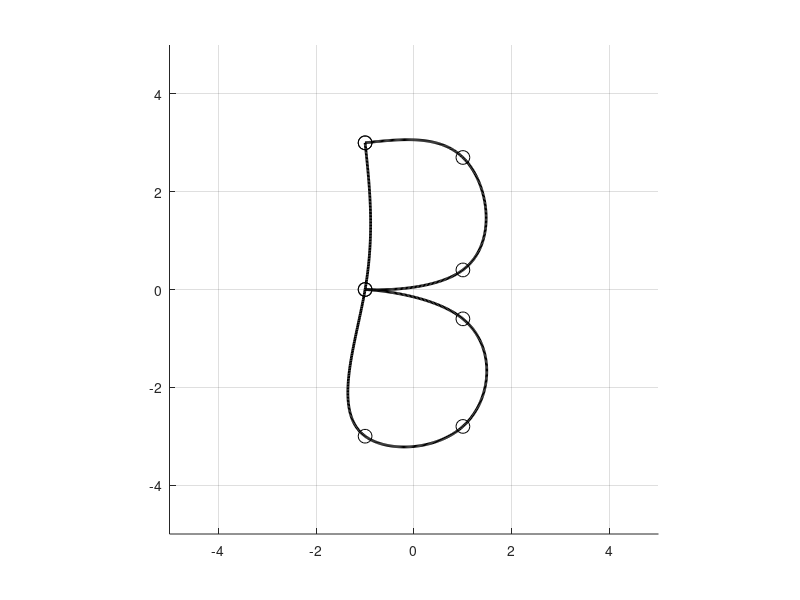

Source code (MATLAB):
% Splainu_interpoliavimas_2D_parametrinis
% Pele valdomos interpoliavimo tasku padetys

function main
clc,close all,clear all 
hL=[]; % busimu objektu valdikliu masyvas
f=figure; hold on; grid on
raide=1; % 0 raide S, 1 raide B
if raide == 0
    X=[ 0.3 -1  0  -0.5  -1.5 ]
    Y=[ 1.5 1  0 -1  -0.5 ]
else
    X=[ -1 1  1  -1 1  1 -1 -1 -1 ]
    Y=[ 3 2.7  0.4  0 -0.6  -2.8 -3 0 3]
end

% X=[-1  0  1  ]
% Y=[ 1  1  1  ]

global iper
iper=0;  % 0 - splainas laisvais galais 
         % 1 - periodinis splainas 

nP=length(X);
t(1)=0; for i=2:nP, t(i)=t(i-1)+norm([X(i) Y(i)]-[X(i-1) Y(i-1)]);  end
t

figure(1);axis([-5,5,-5,5]);axis equal;hold on;

% vaizduojame duotus taskus
for i=1:nP, 
    h(i)=plot(X(i), Y(i),'ko','ButtonDownFcn',@startDragFcn,'MarkerSize',10);
    % kas atliekama paspaudus peles klavisa, nurodoma funkcijoje startDragFcn
    % tasku objektu valdikliai issaugomi masyve h
end

set(f,'WindowButtonUpFcn',@stopDragFcn); % kas atliekama atleidus peles klavisa, nurodoma funkcijoje stopDragFcn

splainu_parametrinis_interpoliavimas(X,Y,t);  % interpoliuojame pagal ivestus taskus ir 
                                                   % nubraizome pradine kreive  
                                                   
%************************************************************************   
% Toliau programa laukia pertraukimo nuo peles klaviso, kuris inicijuja 
% startDragFcn arba stopDragFcn vykdyma. Jos savo ruoztu peles judesi susieja arba atsieja 
% su draggingFcn
%************************************************************************
                                                   
%-----------  vidines funkcijos ------------------
%  jos aprasomos anksciau, nei sutinkamas pagrindines funkcijos "end",
%  todel visi pagrindineje funkcijoje naudojami kintamieji matomi taip pat
%  ir vidinese funkcijose

function startDragFcn(varargin)
    % apraso, kas atliekama, kai paspaudziamas kairys peles klavisas
    set(gcf, 'WindowButtonMotionFcn',@draggingFcn); % nurodo funkcija, kuria reikia nuolat kviesti pelei judant
end

function draggingFcn(varargin)    
    % apraso, kas atliekama, kai pakinta pele valdomo objekto padetis
    
    pt=get(gca,'Currentpoint');  % perskaitoma nauja padetis
    set(gco,'xData',pt(1,1),'yData',pt(1,2)); % pakeiciamos objekto koordinates
    X(find(gco == h))=pt(1,1);   
    Y(find(gco == h))=pt(1,2);
    % kvieciame savo sukurta funkcija interpoliuojanciai kreivei apskaiciuoti: 
    splainu_parametrinis_interpoliavimas(X,Y,t);
    
end

function stopDragFcn(varargin)
    % apraso, kas atliekama, kai atleidziamas kairys peles klavisas
    set(gcf, 'WindowButtonMotionFcn','');% nurodo, kad atleidus peles klavisa peles judejimas nebeturi kviesti funkcijos
    
end

function splainu_parametrinis_interpoliavimas(X,Y,t)
nP=length(X) % interpoliavimo tasku skaicius
if ~isempty(hL), delete(hL); end
% 
% iper=1;  % 0 - splainas laisvais galais 
%          % 1 - periodinis splainas  
DDFX=splaino_koeficientai(t,X,iper);
DDFY=splaino_koeficientai(t,Y,iper);

for iii=1:nP-1  %------  ciklas per intervalus tarp gretimu tasku

nnn=100;
[SX,sss]=splainas(t(iii:iii+1),X(iii:iii+1),DDFX(iii:iii+1),nnn);
[SY,sss]=splainas(t(iii:iii+1),Y(iii:iii+1),DDFY(iii:iii+1),nnn);
hL(iii)=plot(SX,SY,'k-','LineWidth',2,'MarkerSize',8)

end %-----------------ciklas per intervalus pabaiga
% splaino intervalu objektu valdikliai issaugomi masyve hL

return
end


function DDF=splaino_koeficientai(X,Y,iper)
% apskaiciuojamos antros isvestines splaino mazguose
% iopt=1 - periodinis splainas

n=length(X);
A=zeros(n);b=zeros(n,1);
d=X(2:n)-X(1:(n-1));
 for i=1:n-2
     A(i,i:i+2)=[d(i)/6, (d(i)+d(i+1))/3,d(i+1)/6];
     b(i)=(Y(i+2)-Y(i+1))/d(i+1)-(Y(i+1)-Y(i))/d(i);
 end
 
if iper == 0,  A(n-1,1)=1;A(n,n)=1;
else, A(n-1,[1,2,n-1,n])=[d(1)/3, d(1)/6, d(n-1)/6,d(n-1)/3]; 
      A(n,[1,n])=[1,-1];  
      b(n-1)=(Y(2)-Y(1))/d(1)-(Y(n)-Y(n-1))/d(n-1);
end

DDF=A\b;
 
return
end


function [S,sss]=splainas(X,Y,DDF,nnn)
% splaino intervale tarp dvieju tasku apskaiciavimas
% nnn - vaizdavimo tzku skaicius
% S - splaino reiksmes
% sss - vaizdavimo abscises
d=X(2)-X(1);
sss=X(1):(X(2)-X(1))/(nnn-1):X(2);
S=DDF(1)/2*(sss-X(1)).^2+(DDF(2)-DDF(1))/(6*d)*(sss-X(1)).^3+(sss-X(1))*((Y(2)-Y(1))/d-DDF(1)*d/3-DDF(2)*d/6) +Y(1);

return
end


end   % Sis end uzbaigia pagrindine funkcija
